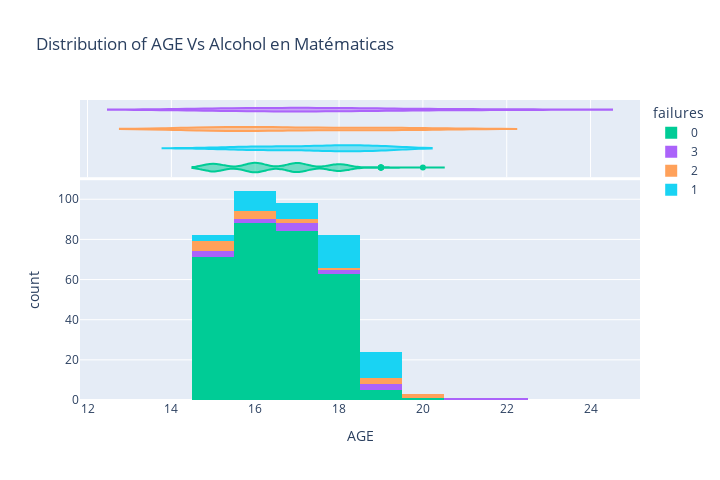

Here is the notebook cell this chart was saved with:
### Markdown cell above
## Cantidad de clases reprobadas vs Edad en clase Matemáticas

### Code cell
import plotly.express as px
fig = px.histogram(alcoholEstudiantesMat, x="age", color="failures", marginal="violin", hover_data=alcoholEstudiantesMat.columns, 
                   title ="Distribution of AGE Vs Alcohol en Matématicas", 
                   labels={"age": "AGE"},
                   color_discrete_map={"0": "RebeccaPurple", "1": "MediumPurple",},
                   width=720, height=480
                  ) 
fig.show()

### Figure 1 — Plotly figure (JSON) as saved in the notebook; plotly's stock layout.template omitted (floating-point values rounded to 4 significant figures; data arrays with more than 128 entries replaced by an {"elided": "..."} marker saying what was removed)
{"data": [{"alignmentgroup": "True", "bingroup": "x", "hovertemplate": "failures=0<br>AGE=%{x}<br>count=%{y}<extra></extra>", "legendgroup": "0", "marker": {"color": "#00cc96"}, "name": "0", "offsetgroup": "0", "orientation": "v", "showlegend": true, "type": "histogram", "x": {"elided": "312 int values"}, "xaxis": "x", "yaxis": "y"}, {"alignmentgroup": "True", "customdata": {"elided": "312x33 mixed values"}, "hovertemplate": "failures=%{customdata[14]}<br>AGE=%{customdata[2]}<br>school=%{customdata[0]}<br>sex=%{customdata[1]}<br>address=%{customdata[3]}<br>famsize=%{customdata[4]}<br>Pstatus=%{customdata[5]}<br>Medu=%{customdata[6]}<br>Fedu=%{customdata[7]}<br>Mjob=%{customdata[8]}<br>Fjob=%{customdata[9]}<br>reason=%{customdata[10]}<br>guardian=%{customdata[11]}<br>traveltime=%{customdata[12]}<br>studytime=%{customdata[13]}<br>schoolsup=%{customdata[15]}<br>famsup=%{customdata[16]}<br>paid=%{customdata[17]}<br>activities=%{customdata[18]}<br>nursery=%{customdata[19]}<br>higher=%{customdata[20]}<br>internet=%{customdata[21]}<br>romantic=%{customdata[22]}<br>famrel=%{customdata[23]}<br>freetime=%{customdata[24]}<br>goout=%{customdata[25]}<br>Dalc=%{customdata[26]}<br>Walc=%{customdata[27]}<br>health=%{customdata[28]}<br>absences=%{customdata[29]}<br>G1=%{customdata[30]}<br>G2=%{customdata[31]}<br>G3=%{customdata[32]}<extra></extra>", "legendgroup": "0", "marker": {"color": "#00cc96"}, "name": "0", "offsetgroup": "0", "scalegroup": "x", "showlegend": false, "type": "violin", "x": {"elided": "312 int values"}, "xaxis": "x2", "yaxis": "y2"}, {"alignmentgroup": "True", "bingroup": "x", "hovertemplate": "failures=3<br>AGE=%{x}<br>count=%{y}<extra></extra>", "legendgroup": "3", "marker": {"color": "#ab63fa"}, "name": "3", "offsetgroup": "3", "orientation": "v", "showlegend": true, "type": "histogram", "x": [15, 17, 17, 19, 17, 15, 15, 18, 19, 18, 17, 16, 16, 22, 19, 21], "xaxis": "x", "yaxis": "y"}, {"alignmentgroup": "True", "customdata": {"elided": "16x33 mixed values"}, "hovertemplate": "failures=%{customdata[14]}<br>AGE=%{customdata[2]}<br>school=%{customdata[0]}<br>sex=%{customdata[1]}<br>address=%{customdata[3]}<br>famsize=%{customdata[4]}<br>Pstatus=%{customdata[5]}<br>Medu=%{customdata[6]}<br>Fedu=%{customdata[7]}<br>Mjob=%{customdata[8]}<br>Fjob=%{customdata[9]}<br>reason=%{customdata[10]}<br>guardian=%{customdata[11]}<br>traveltime=%{customdata[12]}<br>studytime=%{customdata[13]}<br>schoolsup=%{customdata[15]}<br>famsup=%{customdata[16]}<br>paid=%{customdata[17]}<br>activities=%{customdata[18]}<br>nursery=%{customdata[19]}<br>higher=%{customdata[20]}<br>internet=%{customdata[21]}<br>romantic=%{customdata[22]}<br>famrel=%{customdata[23]}<br>freetime=%{customdata[24]}<br>goout=%{customdata[25]}<br>Dalc=%{customdata[26]}<br>Walc=%{customdata[27]}<br>health=%{customdata[28]}<br>absences=%{customdata[29]}<br>G1=%{customdata[30]}<br>G2=%{customdata[31]}<br>G3=%{customdata[32]}<extra></extra>", "legendgroup": "3", "marker": {"color": "#ab63fa"}, "name": "3", "offsetgroup": "3", "scalegroup": "x", "showlegend": false, "type": "violin", "x": [15, 17, 17, 19, 17, 15, 15, 18, 19, 18, 17, 16, 16, 22, 19, 21], "xaxis": "x2", "yaxis": "y2"}, {"alignmentgroup": "True", "bingroup": "x", "hovertemplate": "failures=2<br>AGE=%{x}<br>count=%{y}<extra></extra>", "legendgroup": "2", "marker": {"color": "#FFA15A"}, "name": "2", "offsetgroup": "2", "orientation": "v", "showlegend": true, "type": "histogram", "x": [16, 15, 15, 18, 15, 16, 16, 15, 17, 15, 16, 17, 19, 19, 19, 20, 20], "xaxis": "x", "yaxis": "y"}, {"alignmentgroup": "True", "customdata": {"elided": "17x33 mixed values"}, "hovertemplate": "failures=%{customdata[14]}<br>AGE=%{customdata[2]}<br>school=%{customdata[0]}<br>sex=%{customdata[1]}<br>address=%{customdata[3]}<br>famsize=%{customdata[4]}<br>Pstatus=%{customdata[5]}<br>Medu=%{customdata[6]}<br>Fedu=%{customdata[7]}<br>Mjob=%{customdata[8]}<br>Fjob=%{customdata[9]}<br>reason=%{customdata[10]}<br>guardian=%{customdata[11]}<br>traveltime=%{customdata[12]}<br>studytime=%{customdata[13]}<br>schoolsup=%{customdata[15]}<br>famsup=%{customdata[16]}<br>paid=%{customdata[17]}<br>activities=%{customdata[18]}<br>nursery=%{customdata[19]}<br>higher=%{customdata[20]}<br>internet=%{customdata[21]}<br>romantic=%{customdata[22]}<br>famrel=%{customdata[23]}<br>freetime=%{customdata[24]}<br>goout=%{customdata[25]}<br>Dalc=%{customdata[26]}<br>Walc=%{customdata[27]}<br>health=%{customdata[28]}<br>absences=%{customdata[29]}<br>G1=%{customdata[30]}<br>G2=%{customdata[31]}<br>G3=%{customdata[32]}<extra></extra>", "legendgroup": "2", "marker": {"color": "#FFA15A"}, "name": "2", "offsetgroup": "2", "scalegroup": "x", "showlegend": false, "type": "violin", "x": [16, 15, 15, 18, 15, 16, 16, 15, 17, 15, 16, 17, 19, 19, 19, 20, 20], "xaxis": "x2", "yaxis": "y2"}, {"alignmentgroup": "True", "bingroup": "x", "hovertemplate": "failures=1<br>AGE=%{x}<br>count=%{y}<extra></extra>", "legendgroup": "1", "marker": {"color": "#19d3f3"}, "name": "1", "offsetgroup": "1", "orientation": "v", "showlegend": true, "type": "histogram", "x": [16, 16, 15, 15, 16, 15, 16, 16, 17, 16, 16, 16, 16, 16, 17, 17, 18, 18, 17, 18, 18, 18, 18, 18, 17, 18, 17, 18, 19, 18, 19, 19, 19, 19, 19, 19, 19, 19, 19, 18, 17, 18, 18, 19, 18, 17, 19, 18, 19, 18], "xaxis": "x", "yaxis": "y"}, {"alignmentgroup": "True", "customdata": {"elided": "50x33 mixed values"}, "hovertemplate": "failures=%{customdata[14]}<br>AGE=%{customdata[2]}<br>school=%{customdata[0]}<br>sex=%{customdata[1]}<br>address=%{customdata[3]}<br>famsize=%{customdata[4]}<br>Pstatus=%{customdata[5]}<br>Medu=%{customdata[6]}<br>Fedu=%{customdata[7]}<br>Mjob=%{customdata[8]}<br>Fjob=%{customdata[9]}<br>reason=%{customdata[10]}<br>guardian=%{customdata[11]}<br>traveltime=%{customdata[12]}<br>studytime=%{customdata[13]}<br>schoolsup=%{customdata[15]}<br>famsup=%{customdata[16]}<br>paid=%{customdata[17]}<br>activities=%{customdata[18]}<br>nursery=%{customdata[19]}<br>higher=%{customdata[20]}<br>internet=%{customdata[21]}<br>romantic=%{customdata[22]}<br>famrel=%{customdata[23]}<br>freetime=%{customdata[24]}<br>goout=%{customdata[25]}<br>Dalc=%{customdata[26]}<br>Walc=%{customdata[27]}<br>health=%{customdata[28]}<br>absences=%{customdata[29]}<br>G1=%{customdata[30]}<br>G2=%{customdata[31]}<br>G3=%{customdata[32]}<extra></extra>", "legendgroup": "1", "marker": {"color": "#19d3f3"}, "name": "1", "offsetgroup": "1", "scalegroup": "x", "showlegend": false, "type": "violin", "x": [16, 16, 15, 15, 16, 15, 16, 16, 17, 16, 16, 16, 16, 16, 17, 17, 18, 18, 17, 18, 18, 18, 18, 18, 17, 18, 17, 18, 19, 18, 19, 19, 19, 19, 19, 19, 19, 19, 19, 18, 17, 18, 18, 19, 18, 17, 19, 18, 19, 18], "xaxis": "x2", "yaxis": "y2"}], "layout": {"barmode": "relative", "height": 480, "legend": {"title": {"text": "failures"}, "tracegroupgap": 0}, "title": {"text": "Distribution of AGE Vs Alcohol en Matématicas"}, "width": 720, "xaxis": {"anchor": "y", "domain": [0, 1], "title": {"text": "AGE"}}, "xaxis2": {"anchor": "y2", "domain": [0, 1], "matches": "x", "showgrid": true, "showticklabels": false}, "yaxis": {"anchor": "x", "domain": [0, 0.7326], "title": {"text": "count"}}, "yaxis2": {"anchor": "x2", "domain": [0.7426, 1], "matches": "y2", "showgrid": false, "showline": false, "showticklabels": false, "ticks": ""}}}
